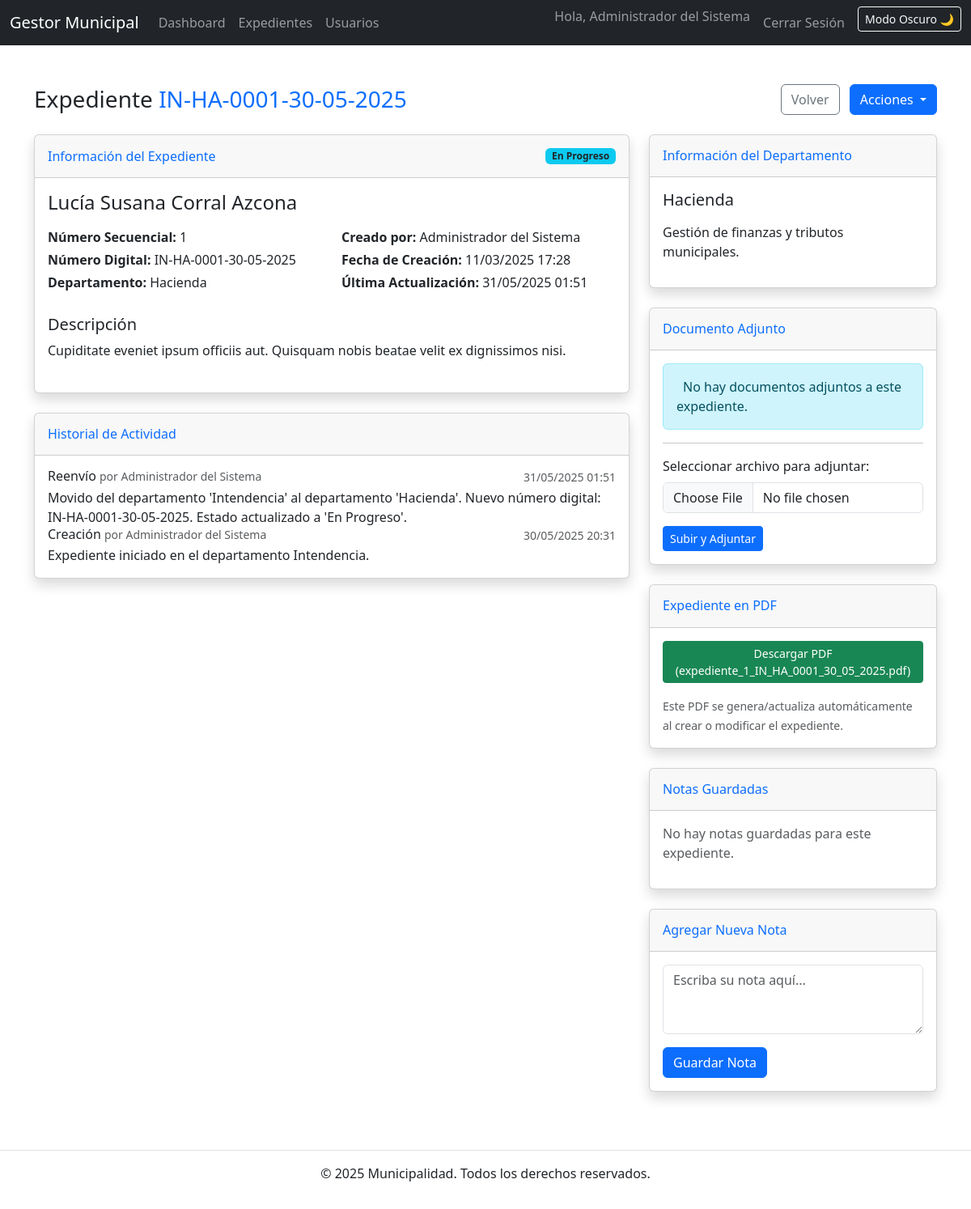
The app's page /records/1 (signed in) with its own data.
### app.py (models this page shows, shortened)
class User(UserMixin, db.Model):
    id = db.Column(db.Integer, primary_key=True)
    username = db.Column(db.String(50), unique=True, nullable=False)
    password = db.Column(db.String(200), nullable=False) # type: ignore
    name = db.Column(db.String(100))
    role = db.Column(db.String(20), default='user')
    department = db.Column(db.String(50))
    created_at = db.Column(db.DateTime, default=lambda: datetime.now(UTC))
    history_actions = db.relationship('RecordHistory', backref='user', lazy='dynamic') # Para ver qué acciones hizo un usuario

class Record(db.Model):
    id = db.Column(db.Integer, primary_key=True)
    sequence_number = db.Column(db.Integer, nullable=False)
    digital_number = db.Column(db.String(30), unique=True, nullable=False)
    full_name = db.Column(db.String(200), nullable=False) # Antes 'title'
    dni = db.Column(db.String(20), nullable=True)
    address = db.Column(db.Text, nullable=True)
    phone = db.Column(db.String(50), nullable=True)
    transaction_date = db.Column(db.DateTime, nullable=True) # New field for transaction date
    email = db.Column(db.String(120), nullable=True)
    description = db.Column(db.Text)
    attachment_filename = db.Column(db.String(255), nullable=True) # New field for attachment
    status = db.Column(db.String(20), default='pending')
    created_at = db.Column(db.DateTime, default=lambda: datetime.now(UTC))
    updated_at = db.Column(db.DateTime, default=lambda: datetime.now(UTC), onupdate=lambda: datetime.now(UTC))
    generated_pdf_filename = db.Column(db.String(255), nullable=True) # Stores the filename of the generated PDF
    department_id = db.Column(db.Integer, db.ForeignKey('department.id'), nullable=False)
    created_by = db.Column(db.Integer, db.ForeignKey('user.id'), nullable=False)
    creator = db.relationship('User', foreign_keys=[created_by], backref='created_records') # Renombrado para evitar conflicto con User.history_actions
    history_entries = db.relationship('RecordHistory',
                                      foreign_keys=[RecordHistory.record_id], # Explicit FK
                                      backref='record',
                                      lazy='dynamic',
                                      order_by=lambda: desc(RecordHistory.timestamp)) # Use lambda for late binding
    notes = db.relationship('Note',
                            foreign_keys=[Note.record_id],
                            backref='record_associated', # Allows note.record_associated
                            lazy='dynamic',
                            order_by=lambda: desc(Note.created_at)) # Use lambda for late binding

class Department(db.Model):
    id = db.Column(db.Integer, primary_key=True)
    name = db.Column(db.String(100), unique=True, nullable=False)
    description = db.Column(db.Text)
    records = db.relationship('Record', backref='department', lazy=True) # type: ignore

class RecordHistory(db.Model):
    id = db.Column(db.Integer, primary_key=True)
    record_id = db.Column(db.Integer, db.ForeignKey('record.id'), nullable=False)
    user_id = db.Column(db.Integer, db.ForeignKey('user.id'), nullable=False) # Quién realizó la acción
    timestamp = db.Column(db.DateTime, default=lambda: datetime.now(UTC), nullable=False)
    action_type = db.Column(db.String(50), nullable=False) # Ej: "Creación", "Modificación", "Reenvío", "Adjunto"
    details = db.Column(db.Text, nullable=True) # Descripción detallada de la acción

### app.py (the view)
@app.route('/records/<int:record_id>')
@login_required
def view_record(record_id):
    record = Record.query.get_or_404(record_id)
    is_admin = current_user.role == 'admin'
    is_privileged_viewer = current_user.department in PRIVILEGED_VIEW_DEPARTMENTS
    can_view_this_record = is_admin or is_privileged_viewer or (record.department.name == current_user.department)
    if not can_view_this_record:
        flash('No tiene permisos para ver este expediente.', 'danger')
        return redirect(url_for('dashboard'))
    all_departments_for_dropdown = Department.query.order_by(Department.name).all()
    return render_template('view_record.html', record=record,
                           DATETIME_APP_FORMAT=APP_WIDE_DATETIME_FORMAT,
                           INTENDENCIA_DEPT_NAME=INTENDENCIA_DEPT_NAME,
                           all_departments=all_departments_for_dropdown)

### app.py (called while the page is built)
@app.context_processor
def inject_now():
    return {'now': datetime.now(UTC)} # Or datetime.now(timezone.utc) for older Python

@login_manager.user_loader
def load_user(user_id):
    return User.query.get(int(user_id))

### templates/view_record.html (shortened to what this page needs)
{% extends 'base.html' %}
{% block content %}
<div class="d-flex justify-content-between align-items-center mb-4">
    <h1 class="h3 mb-0 text-gray-800">
        Expediente <span class="text-primary">{{ record.digital_number }}</span>
    </h1>
    <div>
        <a href="{{ url_for('records') }}" class="btn btn-outline-secondary me-2">
             Volver
        </a>
        <div class="btn-group">
            <button type="button" class="btn btn-primary dropdown-toggle" data-bs-toggle="dropdown">
                 Acciones
            </button>
        </div>
    </div>
</div>
<div class="row mb-4">
    <div class="col-md-8">
        <div class="card shadow mb-4 record-detail-card">
            <div class="card-header py-3 d-flex justify-content-between align-items-center">
                <h6 class="m-0 font-weight-bold text-primary">Información del Expediente</h6>
                <span class="badge {% if record.status == 'active' %}bg-success{% elif record.status == 'pending' %}bg-warning text-dark{% elif record.status == 'in_progress' %}bg-info text-dark{% elif record.status == 'archived' %}bg-secondary{% elif record.status == 'urgente' %}bg-danger{% else %}bg-light text-dark{% endif %} badge-large">
                    {% if record.status == 'active' %}Activo
                    {% elif record.status == 'pending' %}Pendiente
                    {% elif record.status == 'in_progress' %}En Progreso
                    {% elif record.status == 'archived' %}Archivado
                    {% elif record.status == 'urgente' %}Urgente
                    {% else %}{{ record.status|capitalize }}
                    {% endif %}
                </span>
            </div>
            <div class="card-body">
                <h4 class="mb-3">{{ record.full_name }}</h4>
                <div class="row mb-4">
                    <div class="col-md-6">
                        <p class="mb-1"><strong>Número Secuencial:</strong> {{ record.sequence_number }}</p>
                        <p class="mb-1"><strong>Número Digital:</strong> {{ record.digital_number }}</p>
                        <p class="mb-1"><strong>Departamento:</strong> {{ record.department.name }}</p>
                    </div>
                    <div class="col-md-6">
                        <p class="mb-1"><strong>Creado por:</strong> {{ record.creator.name }}</p>
                        <p class="mb-1"><strong>Fecha de Creación:</strong> {{ record.created_at.strftime(DATETIME_APP_FORMAT) }}</p>
                        <p class="mb-1"><strong>Última Actualización:</strong> {{ record.updated_at.strftime(DATETIME_APP_FORMAT) }}</p>
                    </div>
                </div>
                <div class="mb-4">
                    <h5 class="mb-2">Descripción</h5>
                    <p>{{ record.description or 'Sin descripción' }}</p>
                </div>
            </div>
        </div>
        <div class="card shadow record-detail-card">
            <div class="card-header py-3">
                <h6 class="m-0 font-weight-bold text-primary">Historial de Actividad</h6>
            </div>
            <div class="card-body">
                <div class="timeline">
                    {% if record.history_entries.all() %}
                        {% for entry in record.history_entries %}
                        <div class="timeline-item">
                            <div class="timeline-content">
                                <div class="d-flex justify-content-between">
                                    <h6 class="mb-1">
                                        {{ entry.action_type|capitalize }}
                                        {% if entry.user %}
                                            <small class="text-muted">por {{ entry.user.name }}</small>
                                        {% endif %}
                                    </h6>
                                    <small class="text-muted">{{ entry.timestamp.strftime(DATETIME_APP_FORMAT) }}</small>
                                </div>
                                <p class="mb-0">{{ entry.details|safe }}</p>
                            </div>
                        </div>
                        {% endfor %}
                    {% else %}
                        <p class="text-muted">No hay historial de actividad registrado para este expediente.</p>
                    {% endif %}
                </div>
            </div>
        </div>
    </div>
    <div class="col-md-4">
        <div class="card shadow mb-4 record-detail-card">
            <div class="card-header py-3">
                <h6 class="m-0 font-weight-bold text-primary">Información del Departamento</h6>
            </div>
            <div class="card-body">
                <h5 class="mb-3">{{ record.department.name }}</h5>
                <p>{{ record.department.description }}</p>
            </div>
        </div>
        <div class="card shadow mb-4 record-detail-card">
            <div class="card-header py-3 d-flex justify-content-between align-items-center">
                <h6 class="m-0 font-weight-bold text-primary">Documento Adjunto</h6>
            </div>
            <div class="card-body">
                {% if record.attachment_filename %}
                    <ul class="list-group list-group-flush">
                        <li class="list-group-item d-flex justify-content-between align-items-center flex-wrap">
                            <a href="{{ url_for('download_file', filename=record.attachment_filename) }}" target="_blank" class="me-3">
                                <i class="bi bi-file-earmark-text"></i> {{ record.attachment_filename }}
                            </a>
                            <a href="{{ url_for('download_file', filename=record.attachment_filename) }}?download=true" class="btn btn-sm btn-outline-secondary mt-1 mt-md-0">
                                <i class="bi bi-download"></i> Ver Archivo
                            </a>
                        </li>
                    </ul>
                    <hr>
                    <p class="small text-muted">Para reemplazar el archivo adjunto, suba uno nuevo:</p>
                {% else %}
                    <div class="alert alert-info mb-0">
                        No hay documentos adjuntos a este expediente.
                    </div>
                    <hr>
                {% endif %}
                <form method="POST" action="{{ url_for('attach_file_to_record', record_id=record.id) }}" enctype="multipart/form-data">
                    <div class="mb-3">
                        <label for="attachment" class="form-label">Seleccionar archivo para {{ 'reemplazar el adjunto' if record.attachment_filename else 'adjuntar' }}:</label>
                        <input type="file" class="form-control" id="attachment" name="attachment" required>
                    </div>
                    <button type="submit" class="btn btn-primary btn-sm"> Subir y Adjuntar</button>
                </form>
            </div>
        </div>
        {% if record.generated_pdf_filename %}
        <div class="card shadow mb-4 record-detail-card">
            <div class="card-header py-3">
                <h6 class="m-0 font-weight-bold text-primary">Expediente en PDF</h6>
            </div>
            <div class="card-body">
                <p>
                    <a href="{{ url_for('download_generated_pdf', filename=record.generated_pdf_filename) }}" target="_blank" class="btn btn-success btn-sm">
                         Descargar PDF ({{ record.generated_pdf_filename }})
                    </a>
                </p>
                <small class="text-muted">Este PDF se genera/actualiza automáticamente al crear o modificar el expediente.</small>
            </div>
        </div>
        {% endif %}
        <div class="card shadow mb-4 record-detail-card">
            <div class="card-header py-3">
                <h6 class="m-0 font-weight-bold text-primary">Notas Guardadas</h6>
            </div>
            <div class="card-body">
                {% if record.notes.all() %}
                    <ul class="list-group list-group-flush">
                        {% for note_item in record.notes %}
                        <li class="list-group-item">
                            <p class="mb-1">{{ note_item.content|safe }}</p>
                            <small class="text-muted">
                                Por: {{ note_item.author.name if note_item.author else 'Usuario Desconocido' }} -
                                {{ note_item.created_at.strftime(DATETIME_APP_FORMAT) }}
                            </small>
                        </li>
                        {% endfor %}
                    </ul>
                {% else %}
                    <p class="text-muted">No hay notas guardadas para este expediente.</p>
                {% endif %}
            </div>
        </div>
        <div class="card shadow record-detail-card">
            <div class="card-header py-3">
                <h6 class="m-0 font-weight-bold text-primary">Agregar Nueva Nota</h6>
            </div>
            <div class="card-body">
                <form method="POST" action="{{ url_for('add_note_to_record', record_id=record.id) }}">
                    <div class="mb-3">
                        <textarea class="form-control" name="note_content" rows="3" placeholder="Escriba su nota aquí..." required></textarea>
                    </div>
                    <button type="submit" class="btn btn-primary"> Guardar Nota</button>
                </form>
            </div>
        </div>
    </div>
</div>
{% endblock %}

### templates/base.html (shortened to what this page needs)
<!DOCTYPE html>
<html lang="es" data-bs-theme="light">
<head>
    <link href="https://cdn.jsdelivr.net/npm/bootstrap@5.3.2/dist/css/bootstrap.min.css" rel="stylesheet">
    <link rel="stylesheet" href="{{ url_for('static', filename='css/style.css') }}">
</head>
<body>
    <nav class="navbar navbar-expand-lg navbar-dark bg-dark mb-4">
        <div class="container-fluid">
            <a class="navbar-brand" href="{{ url_for('home') }}">Gestor Municipal</a>
            <div class="collapse navbar-collapse" id="navbarNav">
                <ul class="navbar-nav me-auto mb-2 mb-lg-0">
                    {% if current_user.is_authenticated %}
                        <li class="nav-item"><a class="nav-link" href="{{ url_for('dashboard') }}">Dashboard</a></li>
                        <li class="nav-item"><a class="nav-link" href="{{ url_for('records') }}">Expedientes</a></li>
                        {% if current_user.role == 'admin' %}
                            <li class="nav-item"><a class="nav-link" href="{{ url_for('users') }}">Usuarios</a></li>
                        {% endif %}
                    {% endif %}
                </ul>
                <ul class="navbar-nav ms-auto">
                    {% if current_user.is_authenticated %}
                        <li class="nav-item"><span class="navbar-text me-2">Hola, {{ current_user.name or current_user.username }}</span></li>
                        <li class="nav-item"><a class="nav-link" href="{{ url_for('logout') }}">Cerrar Sesión</a></li>
                    {% else %}
                        <li class="nav-item"><a class="nav-link" href="{{ url_for('login') }}">Iniciar Sesión</a></li>
                    {% endif %}
                    <li class="nav-item">
                        <button id="themeToggleBtn" class="btn btn-outline-light btn-sm ms-2">
                        </button>
                    </li>
                </ul>
            </div>
        </div>
    </nav>
    <div class="container mt-4">
        {% block content %}{% endblock %}
    </div>
    <footer class="text-center mt-5 py-3 border-top">
        <p>&copy; {{ now.year }} Municipalidad. Todos los derechos reservados.</p>
    </footer>
</body>
</html>

### static/css/style.css (style rules this page uses)
body { font-family: 'Segoe UI', Tahoma, Geneva, Verdana, sans-serif; min-height: 100vh; display: flex; flex-direction: column; }
.container { flex: 1; }

### records on screen
User: name "Administrador del Sistema", creator.name "Administrador del Sistema"
Record: digital_number "IN-HA-0001-30-05-2025", full_name "Lucía Susana Corral Azcona", sequence_number "1", created_at "11/03/2025 17:28", updated_at "31/05/2025 01:51", description "Cupiditate eveniet ipsum officiis aut. Quisquam nobis beatae velit ex dignissimos nisi.", attachment_filename "adjuntar", generated_pdf_filename "expediente_1_IN_HA_0001_30_05_2025.pdf"
Department: department.name "Hacienda", department.description "Gestión de finanzas y tributos municipales."
RecordHistory: action_type "Reenvío", user.name "Administrador del Sistema", timestamp "31/05/2025 01:51", details "Movido del departamento 'Intendencia' al departamento 'Hacienda'. Nuevo número digital: IN-HA-0001-30-05-2025. Estado actualizado a 'En Progreso'."
RecordHistory: action_type "Creación", user.name "Administrador del Sistema", timestamp "30/05/2025 20:31", details "Expediente iniciado en el departamento Intendencia."

### other values on screen
{{ now.year }} "2025"
